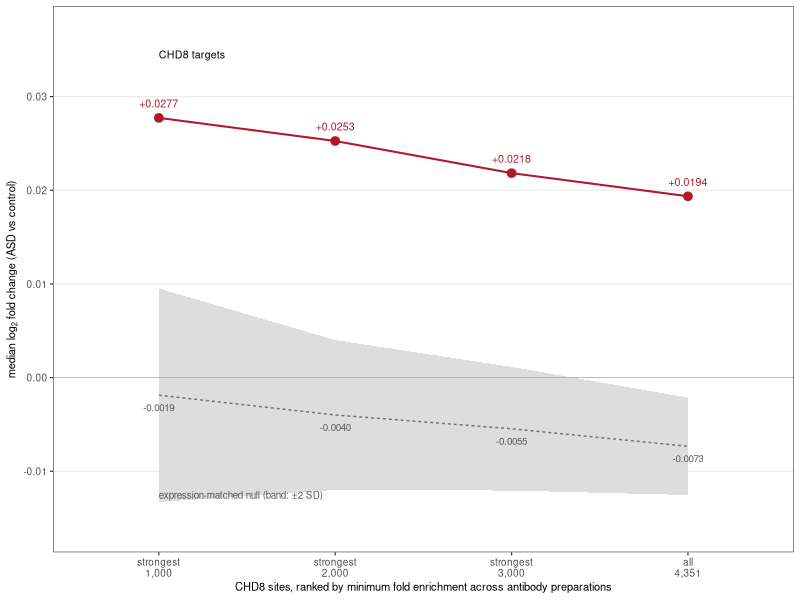
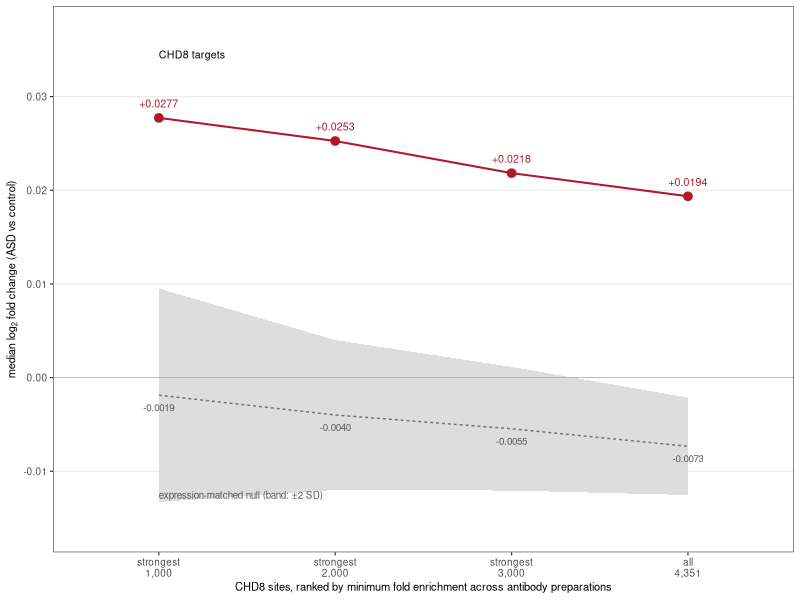

R code for these plots, in order:
## Panel d for the CHD8 figure: dose-response of transcriptomic displacement
## against binding strength, replacing the four-row table.
##
## Plots the observed median log2 fold change at each nested set size against the
## expression-matched null, so the gradient is visible rather than read off rows.
.libPaths(c(Sys.getenv("R_LIBS_USER"), .libPaths()))
suppressMessages(library(ggplot2))

D   <- "/rds/projects/e/elhamsak-dissertation-autism-2/RNA_seq/DE_analysis/DISSERTATION_final"
OUT <- file.path(D, "CROSS_ARM_figures")
dir.create(OUT, recursive = TRUE, showWarnings = FALSE)

## Values as computed by chd8_dose_response_both_arms.R (ASD arm).
## sd_null is the spread of the 10,000 matched null medians, used for the band.
d <- data.frame(
  sites   = c(1000, 2000, 3000, 4351),
  label   = c("strongest\n1,000", "strongest\n2,000", "strongest\n3,000", "all\n4,351"),
  genes   = c(896, 1758, 2621, 3820),
  median  = c(0.02772747, 0.02526009, 0.02182977, 0.01935687),
  null    = c(-0.001880227, -0.003994195, -0.005463142, -0.007336792),
  sd_null = c(0.0057, 0.0040, 0.0033, 0.0026)
)
d$x <- factor(d$label, levels = d$label)

p <- ggplot(d, aes(x = x, group = 1)) +
  ## null band: mean +/- 2 SD of the matched null distribution
  geom_ribbon(aes(ymin = null - 2*sd_null, ymax = null + 2*sd_null),
              fill = "grey85", alpha = 0.9) +
  geom_line(aes(y = null), colour = "grey45", linetype = "22", linewidth = 0.5) +
  geom_hline(yintercept = 0, colour = "grey70", linewidth = 0.3) +
  ## observed
  geom_line(aes(y = median), colour = "#B2182B", linewidth = 0.7) +
  geom_point(aes(y = median), colour = "#B2182B", size = 2.6) +
  geom_text(aes(y = median, label = sprintf("%+.4f", median)),
            vjust = -1.3, size = 2.7, colour = "#B2182B") +
  geom_text(aes(y = null, label = sprintf("%+.4f", null)),
            vjust = 2.0, size = 2.5, colour = "grey35") +
  annotate("text", x = 1, y = 0.0345, hjust = 0, size = 2.7,
           label = "CHD8 targets") +
  annotate("text", x = 1, y = -0.0125, hjust = 0, size = 2.5, colour = "grey35",
           label = "expression-matched null (band: \u00b12 SD)") +
  scale_y_continuous(limits = c(-0.016, 0.037),
                     breaks = seq(-0.01, 0.03, 0.01)) +
  labs(x = "CHD8 sites, ranked by minimum fold enrichment across antibody preparations",
       y = expression("median log"[2]*" fold change (ASD vs control)")) +
  theme_bw(base_size = 9) +
  theme(panel.grid.minor = element_blank(),
        panel.grid.major.x = element_blank(),
        axis.title = element_text(size = 8))

ggsave(file.path(OUT, "FigX_CHD8_dose_response.pdf"), p, width = 4.6, height = 3.4)
ggsave(file.path(OUT, "FigX_CHD8_dose_response.png"), p, width = 4.6, height = 3.4, dpi = 300)
cat("wrote FigX_CHD8_dose_response (pdf + png) to", OUT, "\n")
cat("\nAll four points are p < 0.0001 against the matched null;\n")
cat("state that in the legend rather than on the plot.\n")
